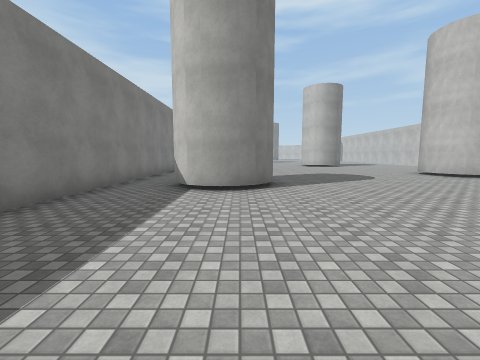
view 1 (above)

19 first-person views from a walk through a Unity game level. The camera is 1.5 m above the floor, tilts 6° down and sees 90° across. The floor is counted in squares, 2 m on a side. Each view is taken from the middle of a square. On the plan, view 1 faces up. The plan holds only what a view shows up to about 9 squares ahead; the rest is blank. The place goes on beyond the plan. The player is left out. Surface patterns are stand-ins for the level's own textures.

view 2
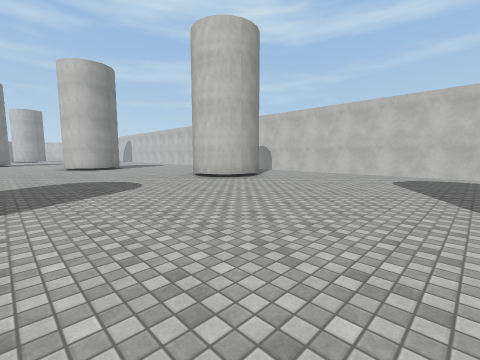

view 3
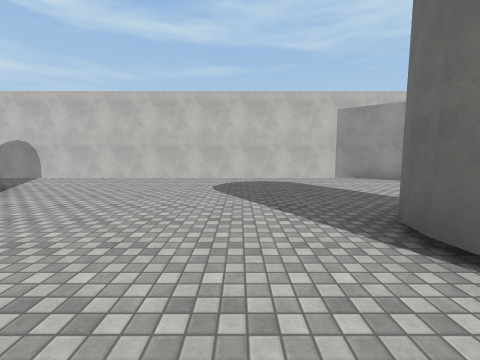

view 4
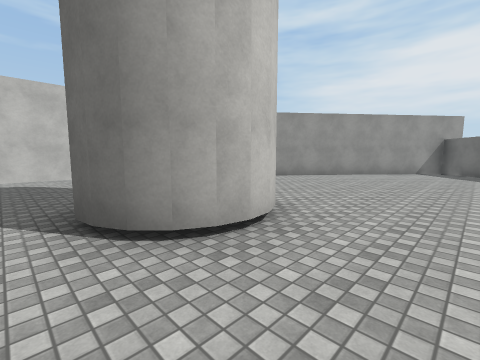

view 5
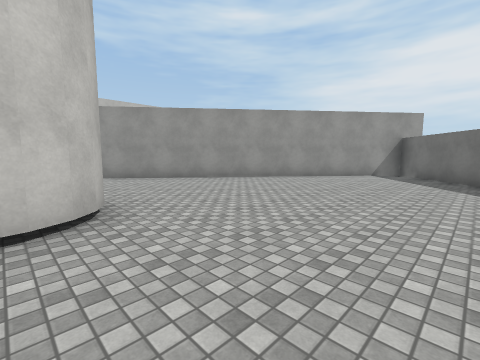

view 6
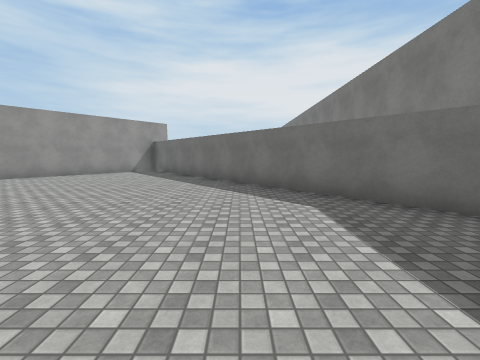

view 7
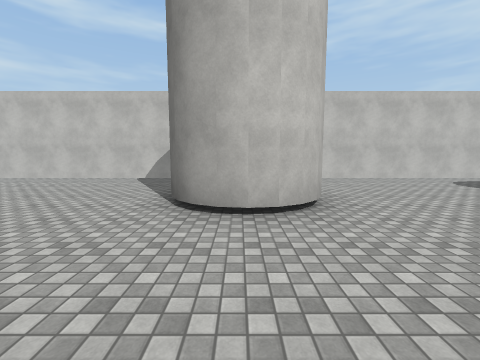

view 8
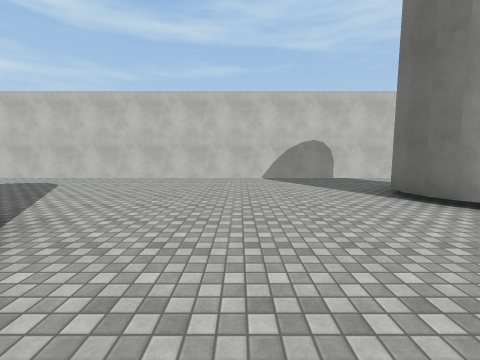

view 9
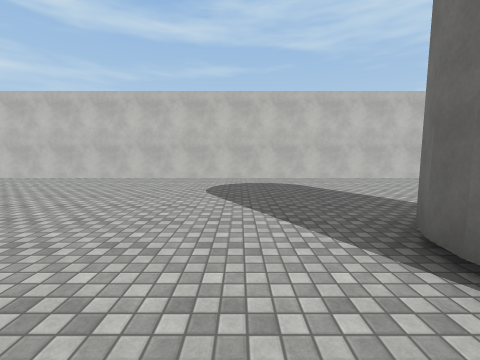

view 10
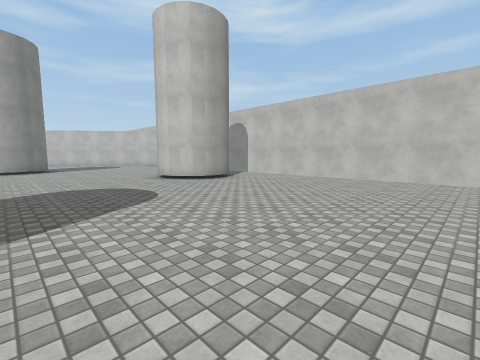

view 11
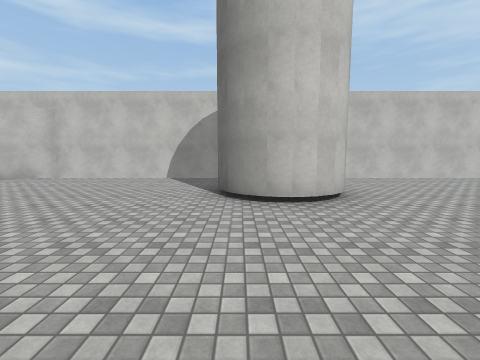

view 12
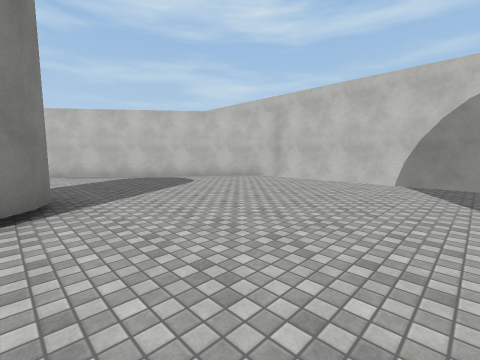

view 13
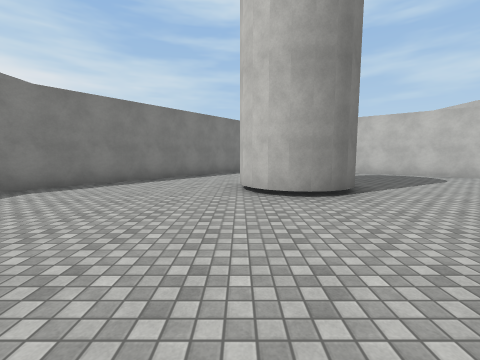

view 14
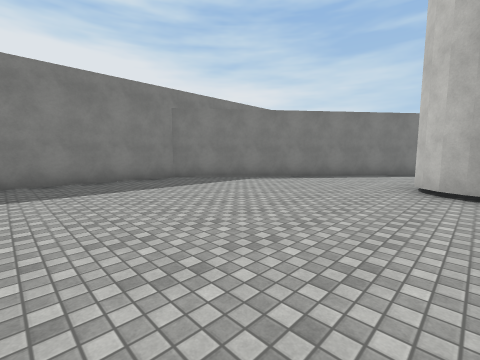

view 15
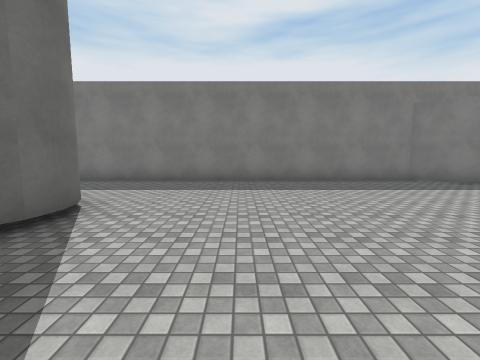

view 16
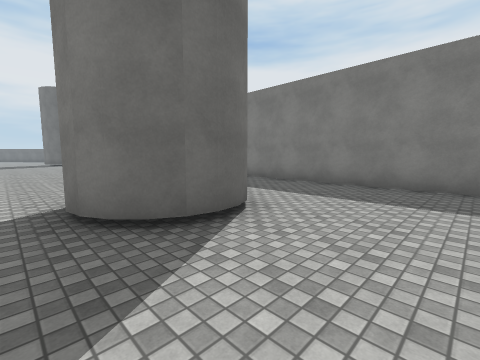

view 17
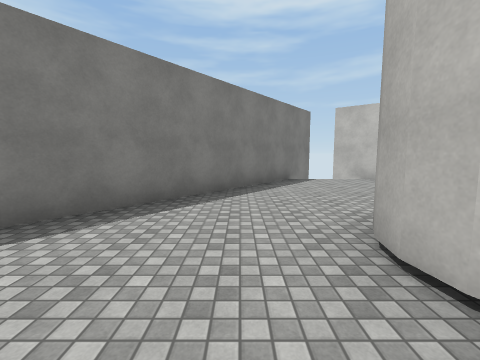

view 18
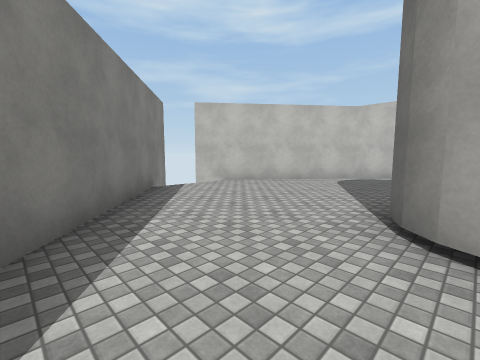

view 19
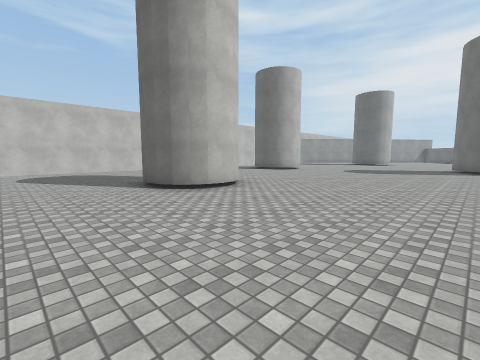

### Floor plan
Points are (right, up) in squares from view 1. A wall is a line through its corners. A room is listed if a view was taken in it or the views show most of it. See-through windows are left out.
Room 1 (views 1, 2, 3, 4, 5, 6, 7, 8, 9, 10, 11, 12, 13, 14, 15, 16, 17, 18, 19)
walls: (4.2, 16.1) (4.3, 17.2) (5.1, 17.5) (5.7, 17.6) (6.2, 17.3); (4.2, 16.5) (4.5, 17.3); (4.5, 15.5) (4.3, 16) (4.2, 16.3); (4.3, 16.9) (4.7, 17.4); (5.2, 17.6) (5.8, 17.5); (7.6, 10.1) (8.4, 10.2); (7.2, 9.8) (7.9, 10.2); (7.1, 8.5) (7, 9); (2.3, 24.4) (2.4, 24) (2.5, 23.6); (7.2, 8) (6.9, 8.7) (7, 9.3) (7.1, 9.6) (7.7, 10.2) (8.5, 10.1) (8.9, 9.9); (2, 24.7) (2.4, 24.2); (7.6, 7.7) (7.1, 8.2); (0.5, 24.6) (1.2, 25) (2.2, 24.6); (8, 7.6) (7.4, 7.9); (0.8, 24.8) (1.5, 24.9); (1, 24.9) (1.8, 24.8); (8.4, 7.6) (7.8, 7.7); (9, 7.9) (8.5, 7.7) (8.2, 7.6); (0.6, 5.5) (0, 4.9) (-1, 5); (0.4, 5.2) (-0.2, 4.9); (0.2, 5) (-0.6, 4.9); (8.3, 27) (7.6, 27.8) (7.7, 28.8); (8.7, 26.9) (8.2, 27.2); (-1.1, 5.2) (-1.4, 5.5) (-1.6, 5.8); (8, 27.3) (7.6, 28); (-0.8, 5) (-1.3, 5.3); (9.1, 26.9) (8.5, 27); (7.7, 27.6) (7.6, 28.4); (9.7, 27.2) (9.3, 27) (8.9, 26.9); (7.7, 28.6) (8, 29.1); (7.9, 28.9) (8.3, 29.4); (8.2, 29.2) (8.5, 29.4) (9, 29.5); (5.6, 1.5) (6.3, 1.4); (5.5, 1.4) (6.1, 1.5); (4.7, 0.8) (5.1, 1.3); (12.2, 29.8) (12.2, 35.3) (5, 41); (4.9, -0.7) (4.6, 0); (5.2, -0.8) (4.7, -0.3); (5.5, -0.9) (4.7, -0.6) (4.6, 0.2) (4.7, 0.6) (4.9, 1.2) (5.8, 1.6) (6.6, 1.3); (4.1, 33.2) (3.5, 33.4); (4.5, 33.2) (3.7, 33.3) (2.9, 34) (3.1, 35) (3.5, 35.5) (4, 35.7); (3.3, 33.5) (3, 34.2); (3.1, 33.9) (3, 34.4); (5.4, 33.9) (5, 33.4); (5.5, 34.5) (5.4, 34.1) (5.2, 33.5) (4.6, 33.3) (4.3, 33.2); (3.1, 34.8) (3.3, 35.4); (-2.9, -1.9) (4.1, -10.4) (12.2, -0.1) (12.2, 27.2); (4.4, 41.5) (-3.1, 32) (-3.1, 29.9)
ways out: gap at (5, 41)

Where each view was taken, in squares from view 1:
view 1: 0 up, 0 right, facing up
view 2: 2 up, 2 right, facing up-right
view 3: 3 up, 4 right, facing right
view 4: 2 up, 3 right, facing down-right
view 5: 0 up, 2 right, facing down-right
view 6: 1 up, 0 right, facing down
view 7: 9 up, 4 right, facing right
view 8: 13 up, 4 right, facing right
view 9: 19 up, 4 right, facing right
view 10: 21 up, 4 right, facing up-right
view 11: 29 up, 4 right, facing right
view 12: 30 up, 5 right, facing up-right
view 13: 29 up, 3 right, facing up
view 14: 28 up, 4 right, facing up-left
view 15: 27 up, 4 right, facing left
view 16: 27 up, 3 right, facing down-left
view 17: 33 up, 2 right, facing up
view 18: 35 up, 1 right, facing up-right
view 19: 20 up, 0 right, facing down-right
